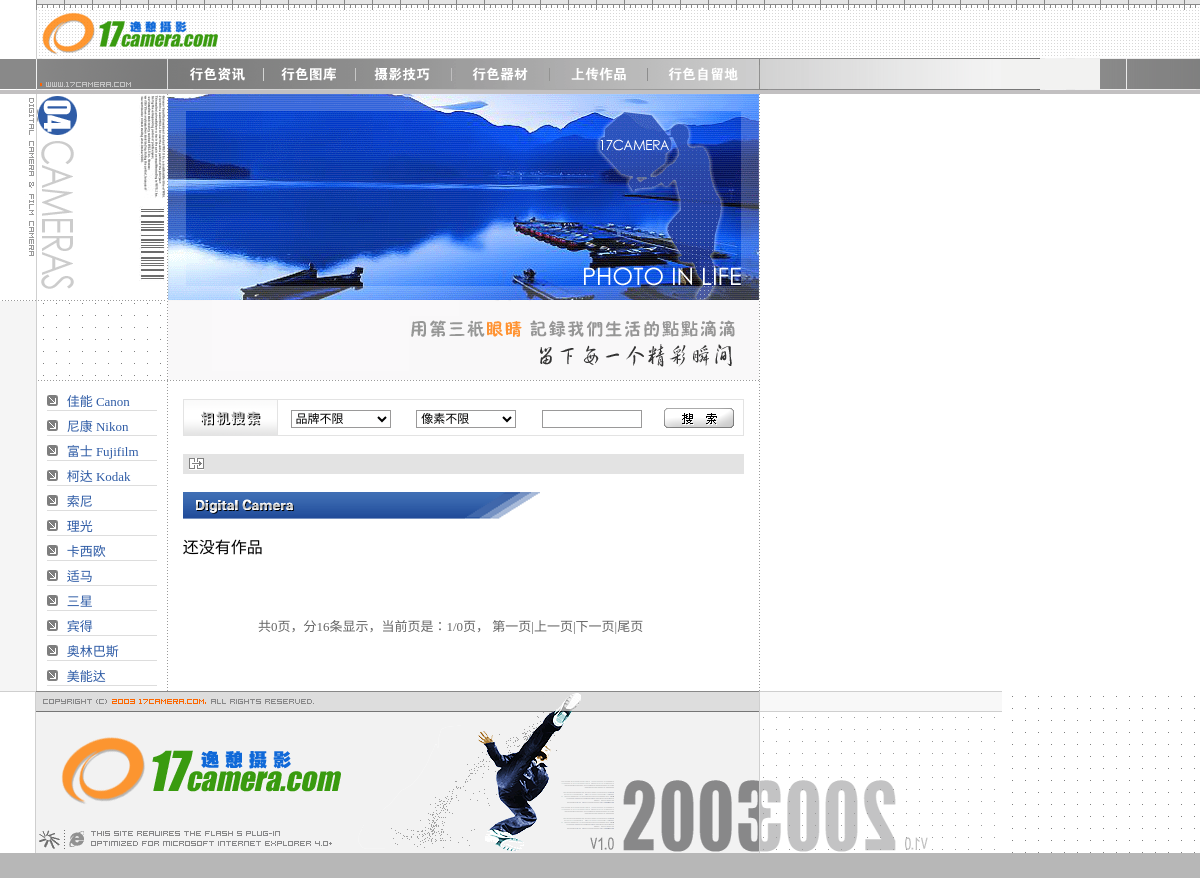
The app's page /site/camera/camera.php with its own data.
### tables this page shows
CREATE TABLE `ca_sorts` (
  `sortid` int(11) NOT NULL auto_increment,
  `sort` varchar(50) default NULL,
  `id` varchar(50) default NULL,
  PRIMARY KEY  (`sortid`)
);

### site/camera/camera.php (the view, shortened to what this page needs)
<?
 include '../conn.php';
$sql="select * from ca_sorts order by sortid ";
$result = mysql_query($sql,$db) or die("Could not connect : " . mysql_error());
$rs = mysql_fetch_array($result);
?>
<html>
<head>
<link href="../images/main.css" rel="stylesheet" type="text/css">
</head>
<body leftmargin="0" topmargin="0" marginwidth="0" marginheight="0">
<?
 include '../top.php';
?>
<table width="760" border="0" cellspacing="0" cellpadding="0">
  <tr>
    <td width="36" align="left" valign="top" bgcolor="#F5F5F5">
<table width="100%" border="0" cellspacing="0" cellpadding="0">
        <tr>
          <td align="right" valign="top"><img src="../images/sens_left_back1.gif" width="36" height="207"></td>
        </tr>
      </table>
    </td>
    <td width="724" align="left" valign="top">
      <table width="724" border="0" cellspacing="0" cellpadding="0">
        <tr>
          <td width="723"><table width="723" border="0" cellspacing="0" cellpadding="0">
              <tr>
                <td width="130" valign="top" background="../images/sens_main_1pixcel_line.gif">
                  <table width="100%" border="0" cellspacing="0" cellpadding="0">
                    <tr>
                      <td><img src="../images/04zuo.gif" width="130" height="206"></td>
                    </tr>
                  </table>
                  <table width="100%" border="0" cellspacing="0" cellpadding="0">
                    <tr>
                      <td height="1" background="../images/hendian.gif"></td>
                    </tr>
                  </table>
                </td>
                <td width="591" align="left" valign="top"><table width="100%" border="0" cellspacing="0" cellpadding="0">
                    <tr>
                      <td><img src="../images/qicaitop1.gif" width="591" height="206"></td>
                    </tr>
                  </table>
                  <table width="100%" border="0" cellspacing="0" cellpadding="0">
                    <tr>
                      <td><img src="../images/newtop2.gif" width="591" height="80"></td>
                    </tr>
                  </table></td>
              </tr>
            </table>
            <table width="100%" border="0" cellspacing="0" cellpadding="0">
              <tr>
              </tr>
            </table>
            <table width="100%" border="0" cellspacing="0" cellpadding="0">
              <tr>
                <td><table width="100%" border="0" cellspacing="0" cellpadding="0">
                    <tr>
                      <td background="../images/sens_main_1pixcel_line.gif">
<table width="723" border="0" cellspacing="0" cellpadding="0">
                          <tr>
                            <td width="722" height="101" align="left" valign="top"><table width="722" border="0" cellspacing="0" cellpadding="0">
                                <tr>
                                  <td width="130" height="279" align="center" valign="top" bgcolor="#FFFFFF">
                                    <table width="100%" border="0" cellspacing="0" cellpadding="0">
                                      <tr>
                                        <td height="10"></td>
                                      </tr>
                                    </table>
                                    <? while(!($rs==0))
{
?>
                                    <table width="85%" border="0" cellpadding="0" cellspacing="0">
                                      <tr>
                                        <td width="18%" valign="middle"><img src="../images/j04.gif" width="11" height="11"></td>
                                        <td width="82%" height="16" valign="bottom" ><a href="camera.php?classs=<?   echo $rs["sortid"]; ?>&camera=<?   echo $rs["sort"]; ?>" class="da02"><?   echo $rs["sort"]; ?></a></td>
                                      </tr>
                                    </table>
                                    <table width="85%" border="0" cellspacing="0" cellpadding="0">
                                      <tr>
                                        <td height="1" bgcolor="#DDDDDD"></td>
                                      </tr>
                                    </table>
                                    <table width="85%" border="0" cellspacing="0" cellpadding="0">
                                      <tr>
                                        <td height="5"></td>
                                      </tr>
                                    </table>
                                    <?   $rs=mysql_fetch_array($result);
}
 ?>
                                  </td>
                                  <td width="591" align="center" valign="top" bgcolor="#FFFFFF"><table width="100%" border="0" cellspacing="0" cellpadding="0">
                                      <tr>
                                        <td>&nbsp;</td>
                                      </tr>
                                    </table>
                                    <table width="95%" border="1" cellpadding="0" cellspacing="0" bordercolor="#E3E3E3" style="border-collapse: collapse">
                                      <tr>
                                        <td width="8%"><img src="../images/csearchti.gif" width="93" height="35"></td>
                                        <td width="92%"><form name="form2" method="post" action="search.php" style="MARGIN: 0px; PADDING-BOTTOM: 0px; PADDING-LEFT: 0px; PADDING-RIGHT: 0px; PADDING-TOP: 0px">
                                            <table width="100%" border="0" cellspacing="0" cellpadding="0">
                                              <tr align="center" valign="bottom">
                                                <td width="27%"><select name="sort" id="sort" style="BORDER-RIGHT: #9a9999 1px solid; BORDER-TOP: #9a9999 1px solid; FONT-SIZE: 12px; BORDER-LEFT: #9a9999 1px solid; WIDTH: 100px; height=18px; BORDER-BOTTOM: #9a9999 1px solid; BACKGROUND-COLOR: #ffffff">
                                                    <option value="%">品牌不限</option>
                                                  </select></td>
                                                <td width="27%"> <select name="xs" id="xs" style="BORDER-RIGHT: #9a9999 1px solid; BORDER-TOP: #9a9999 1px solid; FONT-SIZE: 12px; BORDER-LEFT: #9a9999 1px solid; WIDTH: 100px; height=18px; BORDER-BOTTOM: #9a9999 1px solid; BACKGROUND-COLOR: #ffffff">
                                                    <option value="%">像素不限</option>
                                                  </select> </td>
                                                <td width="27%"><font
                              color=#000000>
                                                  <input name=serach id="serach2"
                  style="BORDER-RIGHT: #9a9999 1px solid; BORDER-TOP: #9a9999 1px solid; FONT-SIZE: 12px; BORDER-LEFT: #9a9999 1px solid; WIDTH: 100px; height=18px; BORDER-BOTTOM: #9a9999 1px solid; BACKGROUND-COLOR: #ffffff"
                  size=10 maxsize="32">
                                                  </font></td>
                                                <td width="19%"> <input name="imageField" type="image" src="../images/serti.gif" width="70" height="20" border="0"></td>
                                              </tr>
                                            </table>
                                          </form></td>
                                      </tr>
                                    </table>
                                    <table width="100%" border="0" cellspacing="0" cellpadding="0">
                                      <tr>
                                        <td>&nbsp;</td>
                                      </tr>
                                    </table>
                                    <table width="95%" border="0" cellspacing="0" cellpadding="0">
                                      <tr>
                                        <td width="5%" align="center" bgcolor="#E3E3E3" class="da02"><img src="../images/home.gif" width="15" height="12"></td>
                                        <td width="95%" height="20" valign="bottom" bgcolor="#E3E3E3" class="da02"><font color="#CC3366"><strong><? echo trim($_GET["camera"]); ?></strong></font></td>
                                      </tr>
                                    </table>
                                    <table width="100%" border="0" cellspacing="0" cellpadding="0">
                                      <tr>
                                        <td>&nbsp;</td>
                                      </tr>
                                    </table>
                                    <table width="95%" border="0" cellspacing="0" cellpadding="0">
                                      <tr>
                                        <td><img src="../images/cdti.gif" width="357" height="27"></td>
                                      </tr>
                                    </table>
                                    <table width="95%" height="15" border="0" cellpadding="0" cellspacing="0">
                                      <tr>
                                        <td></td>
                                      </tr>
                                    </table>
                                    <table width="95%" border="0" cellspacing="0" cellpadding="0">
                                            <tr>
                                              <td>
<?
$pagesize = 16;
$pagerows =4;
if (isset($_GET["classs"]))
{
$classs = $_GET["classs"];
}
else
{
$classs = $_POST["classs"];
}
if (isset($_GET['page']))
{
$page = intval($_GET['page'] );
  $sql="select * from ca_product where class='".$classs."'  order by  id  desc limit ". ($page-1)*$pagesize .", $pagesize";
}
 else if (isset($_POST['page']))
{
 $page = intval($_POST['page'] );
  $sql="select * from ca_product where class='".$classs."'  order by id desc limit ". ($page-1)*$pagesize .", $pagesize";
}
else
{
  $page = 1;
 $sql="select * from ca_product where class='".$classs."'  order by id desc";
}
$result = mysql_query($sql,$db) or die("Could not connect : " . mysql_error());
$rs = mysql_fetch_array($result);
if (isset($_GET['amount']))
  {
  $amount = intval($_GET['amount'] );
  }
   else if  (isset($_POST['amount']))
  {
   $amount = intval($_POST['amount'] );
   }
  else
  {
   $amount = mysql_num_rows($result);
   }
if( $amount ){
   if( $amount < $pagesize ){ $page_count = 1; }
   if( $amount % $pagesize ){
       $page_count = (int)($amount / $pagesize) + 1;
   }else{
       $page_count = $amount / $pagesize;
   }
}
else{
   $page_count = 0;
}
if (($rs==0))
{
  print "还没有作品";
}
for ($ipage=1; $ipage<=$pagerows; $ipage=$ipage+1)
  {
?>
                                                <table width="100%" border="0">
                                                  <tr>
  <?
    for ($k=1; $k<=4; $k=$k+1)
    {
      if (!($rs==0))
      {
        $a="<table border='0' cellspacing='0' cellpadding='0'><tr align='center' valign='top'><td width='25%'><table width='130' border='1' cellpadding='0' cellspacing='0' bordercolor='#CCCCCC' style='border-collapse: collapse'><tr><td height='100' align='center' valign='middle'><a href='dc.php?id=".$rs["id"]."' target='_blank' class='orange'><img src='admin/image/".$rs["pic"]."' width='126' height='90' border='0'></a></td> </tr></table><table width='100%' border='0' cellspacing='0' cellpadding='0'><tr><td height='3'></td></tr></table><table width='130' border='1' cellpadding='0' cellspacing='0' bordercolor='#CCCCCC' style='border-collapse: collapse'><tr><td height='20' align='center' bgcolor='#F5F5F5' class='main'><a href='dc.php?id=".$rs["id"]."&camera=".trim($HTTP_GET_VARS["camera"])."' target='_blank' class='orange'><strong>".$rs["xingh"]."</strong></a></td></tr></table></td></tr></table>";
      }
        else
      {
        $a="";
      } ?>
                                                    <td width="25%" align="left"><?       echo $a; ?></td>
  <?
      if (!($rs==0))
      {
        $rs=mysql_fetch_array($result);
      } else
	  {
	  break;
	  }
 }
?>
                                                  </tr>
                                                </table>
 <?
}
?>
                                              </td>
                                            </tr>
                                          </table>
                                    <table width="95%" border="0" cellspacing="0" cellpadding="0">
                                      <tr>
                                        <td>&nbsp;</td>
                                      </tr>
                                    </table>
                                    <table width="95%" border="0" cellspacing="0" cellpadding="0">
                                            <p>
                                            <tr>
                                              <td width="82%" height="45" valign="top">
   <div align="right">&nbsp;<span class="main">&nbsp;<font size="2">共<? echo $page_count ?>页，分<? echo $pagesize ?>条显示，当前页是：<? echo $page ?>/<? echo $page_count ?>页，
<?
$page_string = '';
if( $page == 1 ){
   $page_string .= '第一页|上一页|';
}
else{
   $page_string .= '<a href=?page=1'.'&classs='.$classs.'&username='.$username.'&amount='.$amount.' class="main">第一页</a>|<a href=?page='.($page-1).'&classs='.$classs.'&username='.$username.'&amount='.$amount.' class="main">上一页</a>|';
}
if( ($page == $page_count) || ($page_count == 0) ){
   $page_string .= '下一页|尾页';
}
else{
   $page_string .= '<a href=?page='.($page+1).'&classs='.$classs.'&username='.$username.'&amount='.$amount.' class="main">下一页</a>|<a href=?page='.$page_count.'&classs='.$classs.'&username='.$username.'&amount='.$amount.' class="main" >尾页</a>';
}
echo $page_string;
?>
   </font> </div></td>
                                              <td width="18%" height="45" valign="top">
                                                </div></td>
                                            </tr>
                                          </table>
                                    <table width="100%" border="0" cellspacing="0" cellpadding="0">
                                      <tr>
                                        <td>&nbsp;</td>
                                      </tr>
                                    </table></td>
                                </tr>
                              </table>
                            </td>
                          </tr>
                        </table>
                      </td>
                    </tr>
                  </table></td>
              </tr>
            </table></td>
        </tr>
      </table>
    </td>
  </tr>
</table>
<TABLE cellSpacing=0 cellPadding=0 width="100%">
  <TBODY>
    <TR>
      <TD width=36 height=162 align="left" valign="top" background=../images/sens_footer_left_b01.gif><table width="100%" border="0" cellspacing="0" cellpadding="0">
          <tr>
            <td height="1" bgcolor="#CFCFCF"></td>
          </tr>
        </table></TD>
      <TD vAlign=top width=722> <TABLE cellSpacing=0 cellPadding=0 width="100%">
          <TBODY>
            <TR>
              <TD width=720
          bgColor=#dddddd height=21><img src="../images/ditop.gif" width="723" height="21"></TD>
            </TR>
            <TR>
              <TD bgColor=#f2f2f2><table width="100%" border="0" cellspacing="0" cellpadding="0">
                  <tr>
                    <td width="16%"><table width="100%" border="0" cellspacing="0" cellpadding="0">
                        <tr>
                          <td height="113"><img src="../images/biglogo.gif" width="347" height="113"></td>
                        </tr>
                        <tr>
                          <td><img src="../images/sens_footer_logo2.gif" width="347" height="28"></td>
                        </tr>
                      </table></td>
                    <td width="84%"><img src="../images/ditu.gif" width="376" height="141"></td>
                  </tr>
                </table> </TD>
            </TR>
          </TBODY>
        </TABLE></TD>
      <TD align="left" valign="top" background="../images/sens_main_1pixcel_line.gif"><img src="../images/diyou.gif" width="243" height="162"></TD>
    </TR>
  </TBODY>
</TABLE>
<TABLE cellSpacing=0 cellPadding=0 width="100%">
  <TBODY>
    <TR>
      <TD vAlign=bottom align=middle width=724 bgColor=#b7b7b7 height=25>&nbsp;</TD>
      <TD bgColor=#b7b7b7 height=17></TD>
    </TR>
  </TBODY>
</TABLE>
</body>
</html>

### records on screen
ca_sorts: sort "佳能 Canon"
ca_sorts: sort "尼康 Nikon"
ca_sorts: sort "富士 Fujifilm"
ca_sorts: sort "柯达 Kodak"
ca_sorts: sort "索尼"
ca_sorts: sort "理光"
ca_sorts: sort "卡西欧"
ca_sorts: sort "适马"
ca_sorts: sort "三星"
ca_sorts: sort "宾得"
ca_sorts: sort "奥林巴斯"
ca_sorts: sort "美能达"

### other values on screen
$page_count "0"
$pagesize "16"
$page "1"
